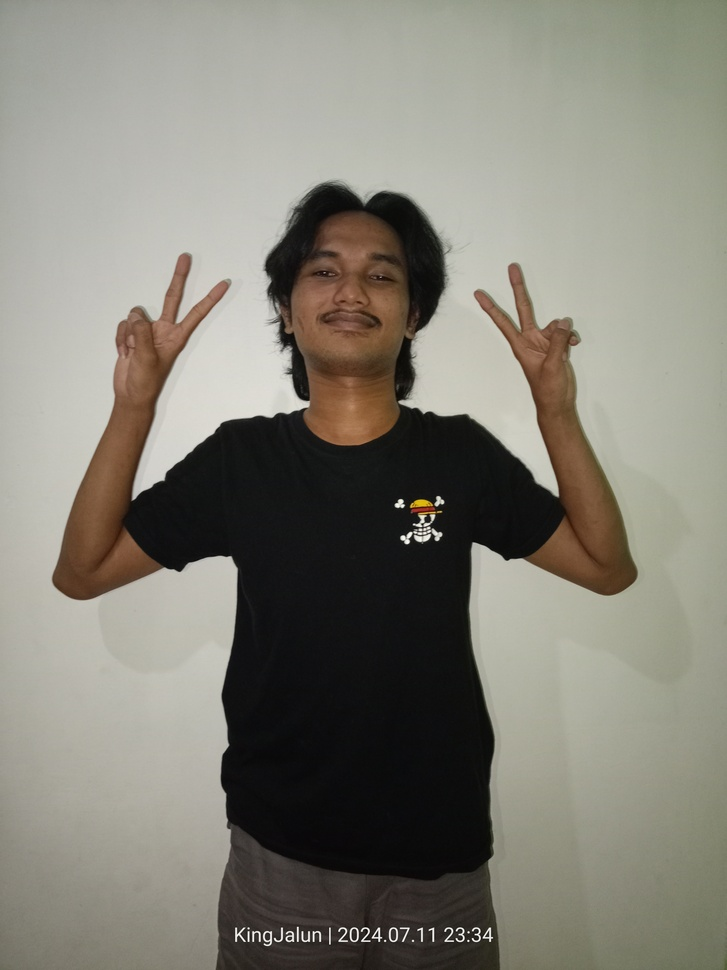
#> input picture PA-PC_FAJAR BUDI ALAMSYAH_A/foto.jpg, 727 x 970 px, shrunk from 3468 x 4624 before the run
$ jupyter execute 'PA-PC_202231007_FAJAR BUDI ALASYAH_A-checkpoint.ipynb'
#> lines starting #> are read from the running program, lines starting #| are printed output that depends on the picture
# IMPORT LIBRARY

[cell 1]
import cv2
import matplotlib.pyplot as plt
import numpy as np

[cell 2]
img = cv2.imread("foto.jpg")
#> img is the input picture: shape (970, 727, 3); mean B, G, R 118.3, 128.7, 131.4

[cell 3]
img.shape
#> Out = (970, 727, 3)

[cell 4]
[baris, kolom] = img.shape[:2]
#> baris = 970; kolom = 727

# MEDIAN FILTER

[cell 5]
img = cv2.cvtColor(img, cv2.COLOR_BGR2RGB)

img_median = img.copy()
img_median_after = cv2.medianBlur(img_median, 5)

fig, axis = plt.subplots(1, 2, figsize=(10, 10))
ax = axis.ravel()

ax[0].imshow(img)
ax[0].set_title('Citra Asli')

ax[1].imshow(img_median_after)
ax[1].set_title('Median Filtered')
plt.show()
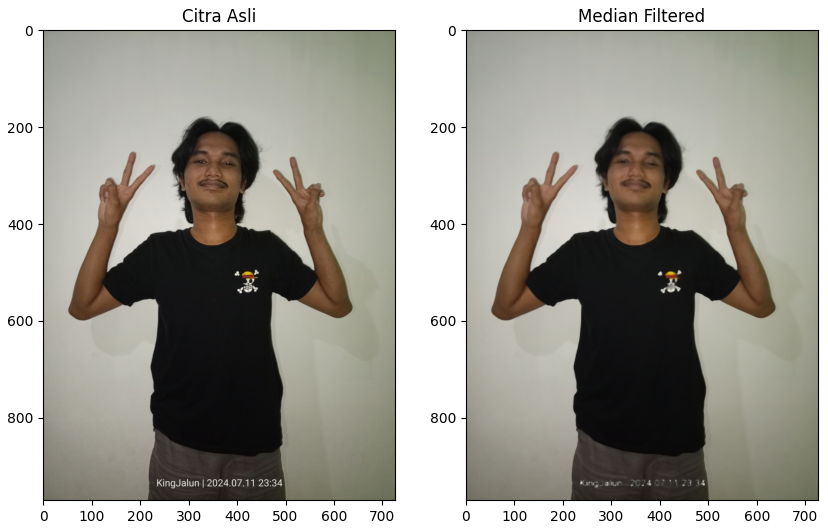
#> figure drawn by matplotlib, 2 panels

# MEAN FILTER

[cell 6]
gray_image = cv2.cvtColor(img, cv2.COLOR_BGR2GRAY)
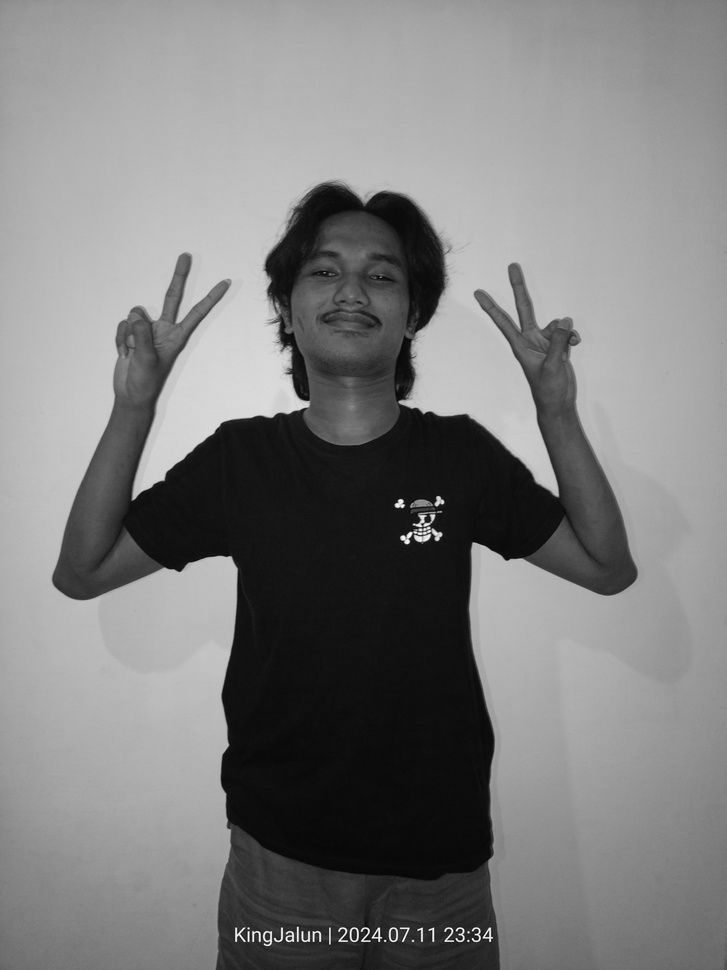
#> gray_image: shape (970, 727); min 1, max 254, mean 125.9

[cell 7]
copy_gray = gray_image.copy().astype(float)

m1, n1 = copy_gray.shape
#> m1 = 970; n1 = 727
mean_filter = np.empty([m1,n1])

print("Shape copy citra abu : ", copy_gray.shape)
#| Shape copy citra abu :  (970, 727)
print("Shape output citra abu : ", mean_filter.shape)
#| Shape output citra abu :  (970, 727)

print("m1 : ", m1)
#| m1 :  970
print("n1 : ", n1)
#| n1 :  727
print()

[cell 8]
for baris in range (0, m1-1):
    for kolom in range (0, n1-1):
        a1 = baris
        b1 = kolom
        jumlah = copy_gray[a1-1, b1-1] + copy_gray[a1-1, b1] + copy_gray[a1-1, b1+1] +\
            copy_gray[a1, b1-1] + copy_gray[a1, b1] + copy_gray[a1, b1+1] +\
            copy_gray[a1+1, b1-1] + copy_gray[a1+1, b1] + copy_gray[a1+1, b1+1]
        mean_filter[a1,b1] = 1/9*jumlah

[cell 9]
fig, axis = plt.subplots(1, 2, figsize=(10,10))
ax = axis.ravel()

ax[0].imshow(gray_image, cmap='gray')
ax[0].set_title('Original Image')

ax[1].imshow(mean_filter, cmap='gray')
ax[1].set_title('Mean Filtered')
plt.show()
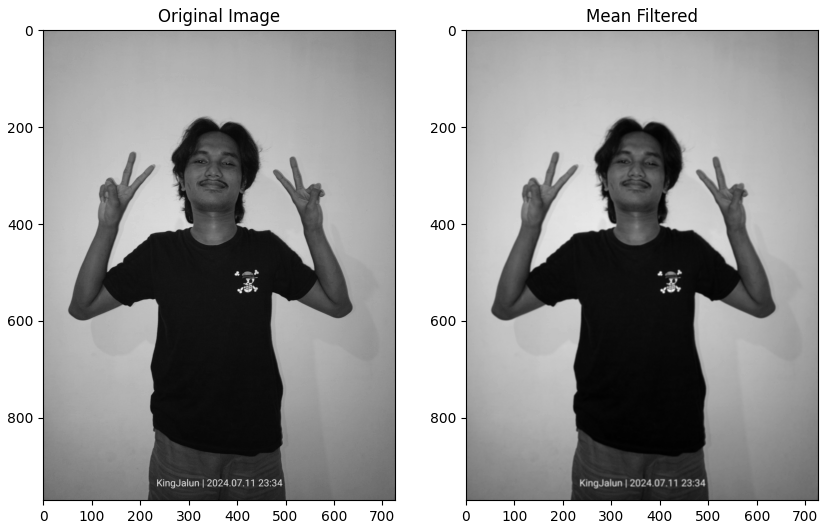
#> figure drawn by matplotlib, 2 panels

# HASIL AKHIR

[cell 10]
fig, axs = plt.subplots(2, 2, figsize=(15, 10))
# Menampilkan gambar di setiap subplot
axs[0, 0].imshow(img)
axs[0, 0].set_title('Citra Asli')

axs[0, 1].imshow(img_median_after)
axs[0, 1].set_title('Median FIltered')

axs[1, 0].imshow(gray_image, cmap='gray')
axs[1, 0].set_title('Original Imgae')

axs[1, 1].imshow(mean_filter, cmap='gray')
axs[1, 1].set_title('Mean Filtered')

plt.subplots_adjust(hspace=0.5)
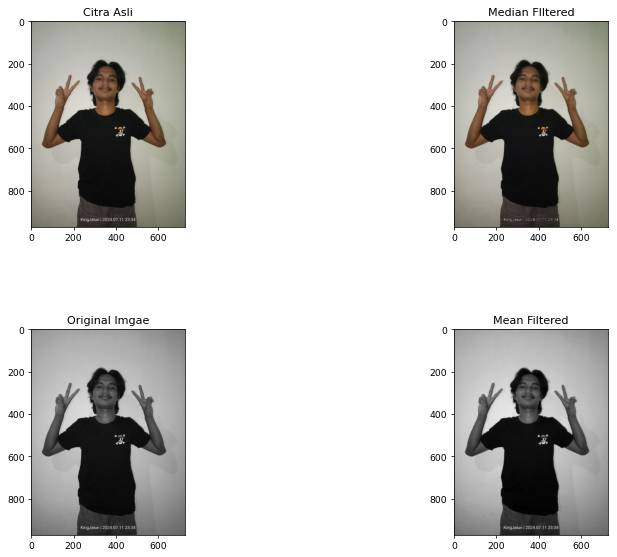
#> figure drawn by matplotlib, 4 panels
